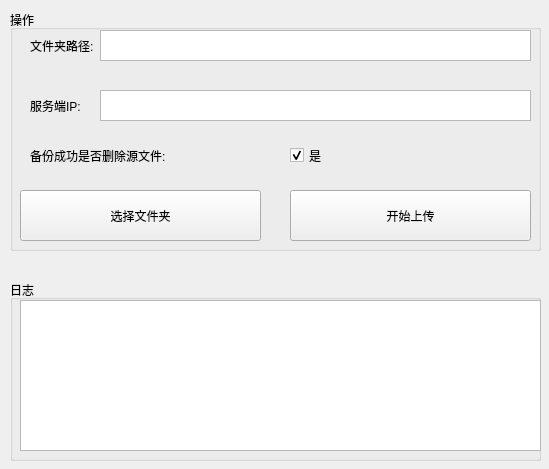
<?xml version="1.0" encoding="UTF-8"?>
<ui version="4.0">
 <class>Main</class>
 <widget class="QWidget" name="Main">
  <property name="geometry">
   <rect>
    <x>0</x>
    <y>0</y>
    <width>549</width>
    <height>469</height>
   </rect>
  </property>
  <property name="windowTitle">
   <string>Main</string>
  </property>
  <widget class="QGroupBox" name="groupBox">
   <property name="geometry">
    <rect>
     <x>10</x>
     <y>10</y>
     <width>531</width>
     <height>241</height>
    </rect>
   </property>
   <property name="title">
    <string>操作</string>
   </property>
   <widget class="QTextEdit" name="pathBox">
    <property name="geometry">
     <rect>
      <x>90</x>
      <y>20</y>
      <width>431</width>
      <height>31</height>
     </rect>
    </property>
   </widget>
   <widget class="QLabel" name="label">
    <property name="geometry">
     <rect>
      <x>20</x>
      <y>25</y>
      <width>81</width>
      <height>21</height>
     </rect>
    </property>
    <property name="text">
     <string>文件夹路径:</string>
    </property>
   </widget>
   <widget class="QPushButton" name="startButton">
    <property name="geometry">
     <rect>
      <x>280</x>
      <y>180</y>
      <width>241</width>
      <height>51</height>
     </rect>
    </property>
    <property name="text">
     <string>开始上传</string>
    </property>
   </widget>
   <widget class="QLabel" name="label_2">
    <property name="geometry">
     <rect>
      <x>20</x>
      <y>80</y>
      <width>81</width>
      <height>31</height>
     </rect>
    </property>
    <property name="text">
     <string>服务端IP:</string>
    </property>
   </widget>
   <widget class="QTextEdit" name="ipBox">
    <property name="geometry">
     <rect>
      <x>90</x>
      <y>80</y>
      <width>431</width>
      <height>31</height>
     </rect>
    </property>
   </widget>
   <widget class="QPushButton" name="selectButton">
    <property name="geometry">
     <rect>
      <x>10</x>
      <y>180</y>
      <width>241</width>
      <height>51</height>
     </rect>
    </property>
    <property name="text">
     <string>选择文件夹</string>
    </property>
   </widget>
   <widget class="QLabel" name="label_3">
    <property name="geometry">
     <rect>
      <x>20</x>
      <y>130</y>
      <width>231</width>
      <height>31</height>
     </rect>
    </property>
    <property name="text">
     <string>备份成功是否删除源文件:</string>
    </property>
   </widget>
   <widget class="QCheckBox" name="checkBox">
    <property name="geometry">
     <rect>
      <x>280</x>
      <y>130</y>
      <width>75</width>
      <height>31</height>
     </rect>
    </property>
    <property name="text">
     <string>是</string>
    </property>
    <property name="checked">
     <bool>true</bool>
    </property>
   </widget>
  </widget>
  <widget class="QGroupBox" name="groupBox_2">
   <property name="geometry">
    <rect>
     <x>10</x>
     <y>280</y>
     <width>531</width>
     <height>181</height>
    </rect>
   </property>
   <property name="title">
    <string>日志</string>
   </property>
   <widget class="QTextEdit" name="logBox">
    <property name="geometry">
     <rect>
      <x>10</x>
      <y>20</y>
      <width>521</width>
      <height>151</height>
     </rect>
    </property>
   </widget>
  </widget>
 </widget>
 <resources/>
 <connections/>
</ui>
